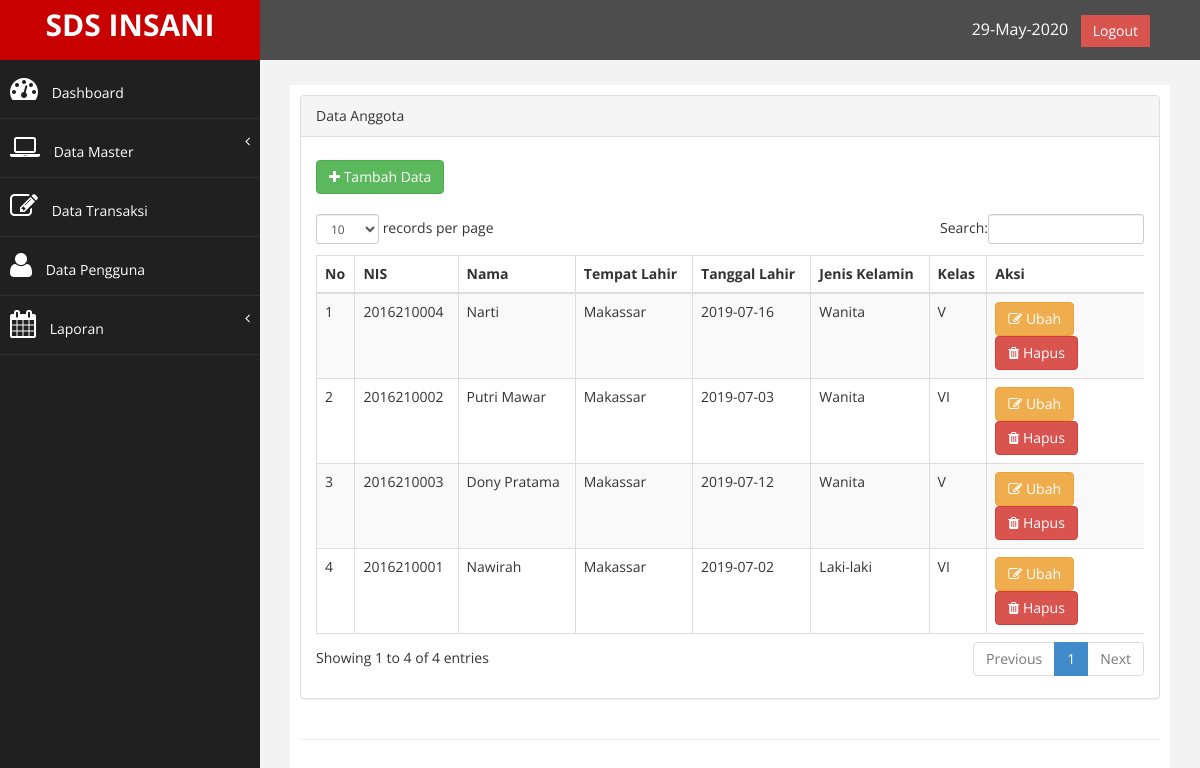
/index.php?page=anggota (signed in), run on the app's committed database.
### tables this page shows
CREATE TABLE `tb_anggota` (
  `nis` int(10) NOT NULL,
  `nama` varchar(200) NOT NULL,
  `tempat_lahir` varchar(100) NOT NULL,
  `tgl_lahir` date NOT NULL,
  `jk` enum('l','p') NOT NULL,
  `kelas` enum('I','II','III','IV','V','VI') NOT NULL,
  `tgl_input` timestamp NOT NULL DEFAULT CURRENT_TIMESTAMP ON UPDATE CURRENT_TIMESTAMP
);

### page/anggota/anggota.php (the view)
<div class="row">
                <div class="col-md-12">
                    <div class="panel panel-default">
                        <div class="panel-heading">
                             Data Anggota
                        </div>
                        <div class="panel-body">
                            <div class="table-responsive">
                                <div>
                            <a href="?page=anggota&aksi=tambah" class="btn btn-success" style="margin-top: 8px;"><i class="fa fa-plus"></i> Tambah Data</a>
                            </div><br>
                                <table class="table table-striped table-bordered table-hover" id="dataTables-example">
                                    <thead>
                                        <tr>
                                            <th>No</th>
                                            <th>NIS</th>
                                            <th>Nama</th>
                                            <th>Tempat Lahir</th>
                                            <th>Tanggal Lahir</th>
                                            <th>Jenis Kelamin</th>
                                            <th>Kelas</th>
                                            <th width="19%">Aksi</th>
                                        </tr>
                                    </thead>
                                    <tbody>
                                        <?php
                                            $no = 1;
                                            $sql = $koneksi->query("select * from tb_anggota");
                                            while ($data= $sql->fetch_assoc()) {
                                            $jk = ($data['jk']==l)?"Laki-laki":"Wanita";
                                        ?>
                                        <tr>
                                            <td><?php echo $no++; ?></td>
                                            <td><?php echo $data['nis'];?></td>
                                            <td><?php echo $data['nama'];?></td>
                                            <td><?php echo $data['tempat_lahir'];?></td>
                                            <td><?php echo $data['tgl_lahir'];?></td>
                                            <td><?php echo $jk;?></td>
                                            <td><?php echo $data['kelas'];?></td>
                                            <td>
                                                <a href="?page=anggota&aksi=ubah&id=<?php echo $data['nis']; ?>" class="btn btn-warning" ><i class="fa fa-edit"></i> Ubah</a>
                                                <a onclick="return confirm('Anda ingin menghapus?')" href="?page=anggota&aksi=hapus&id=<?php echo $data['nis']; ?>" class="btn btn-danger" ><i class="fa fa-trash"></i> Hapus</a>
                                            </td>
                                        </tr>
                                        <?php  } ?>
                                    </tbody>
                                    </table>
                                  </div>
                        </div>
                     </div>
                   </div>
     </div>

### assets/css/custom.css (style rules this page uses)
body { font-family: 'Open Sans', sans-serif; }

### data on the page
tb_anggota: nis "2016210004", nama "Narti", tempat_lahir "Makassar", tgl_lahir "2019-07-16", jk "Wanita", kelas "V"
tb_anggota: nis "2016210002", nama "Putri Mawar", tempat_lahir "Makassar", tgl_lahir "2019-07-03", jk "Wanita", kelas "VI"
tb_anggota: nis "2016210003", nama "Dony Pratama", tempat_lahir "Makassar", tgl_lahir "2019-07-12", jk "Wanita", kelas "V"
tb_anggota: nis "2016210001", nama "Nawirah", tempat_lahir "Makassar", tgl_lahir "2019-07-02", jk "Laki-laki", kelas "VI"
